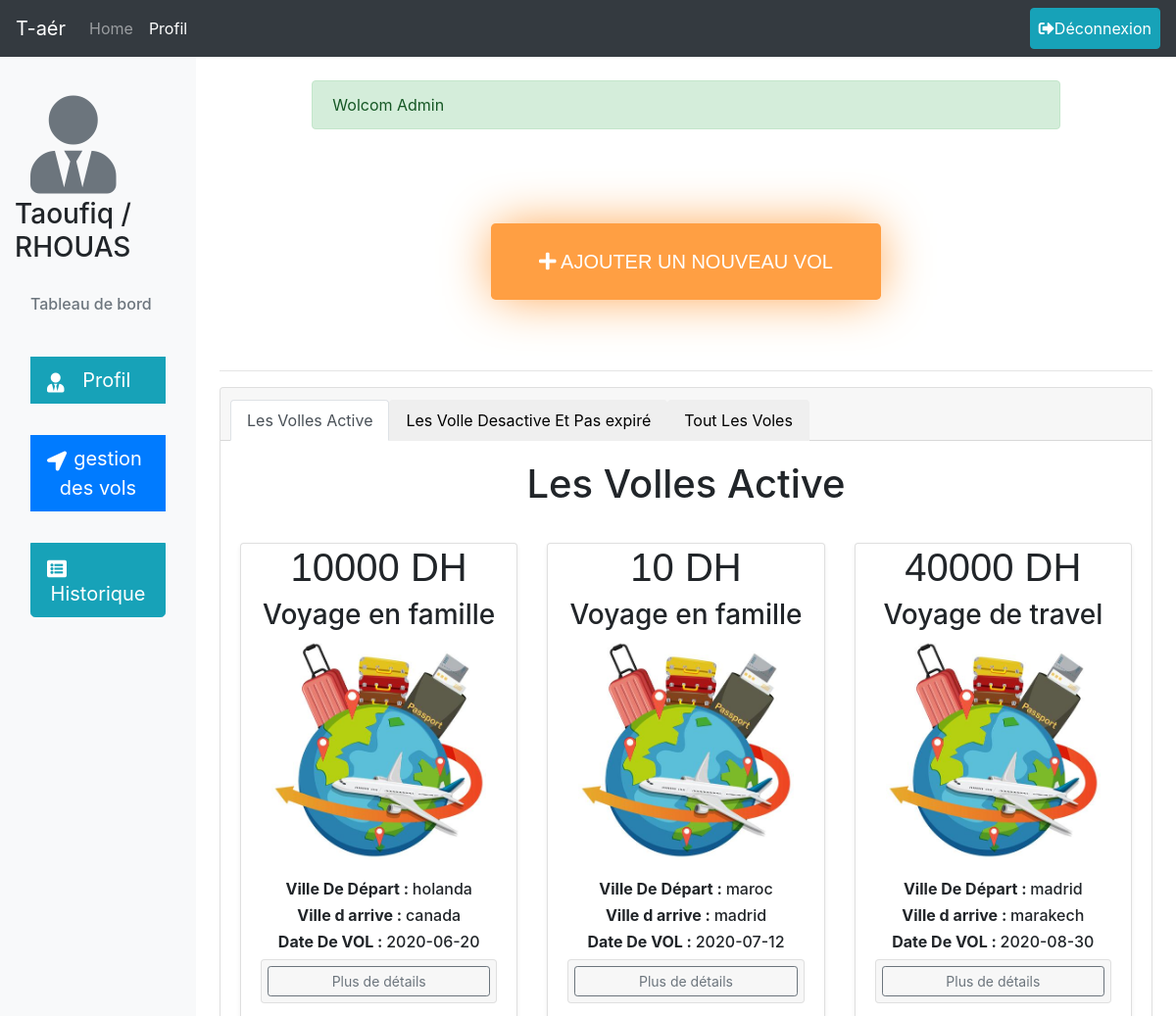
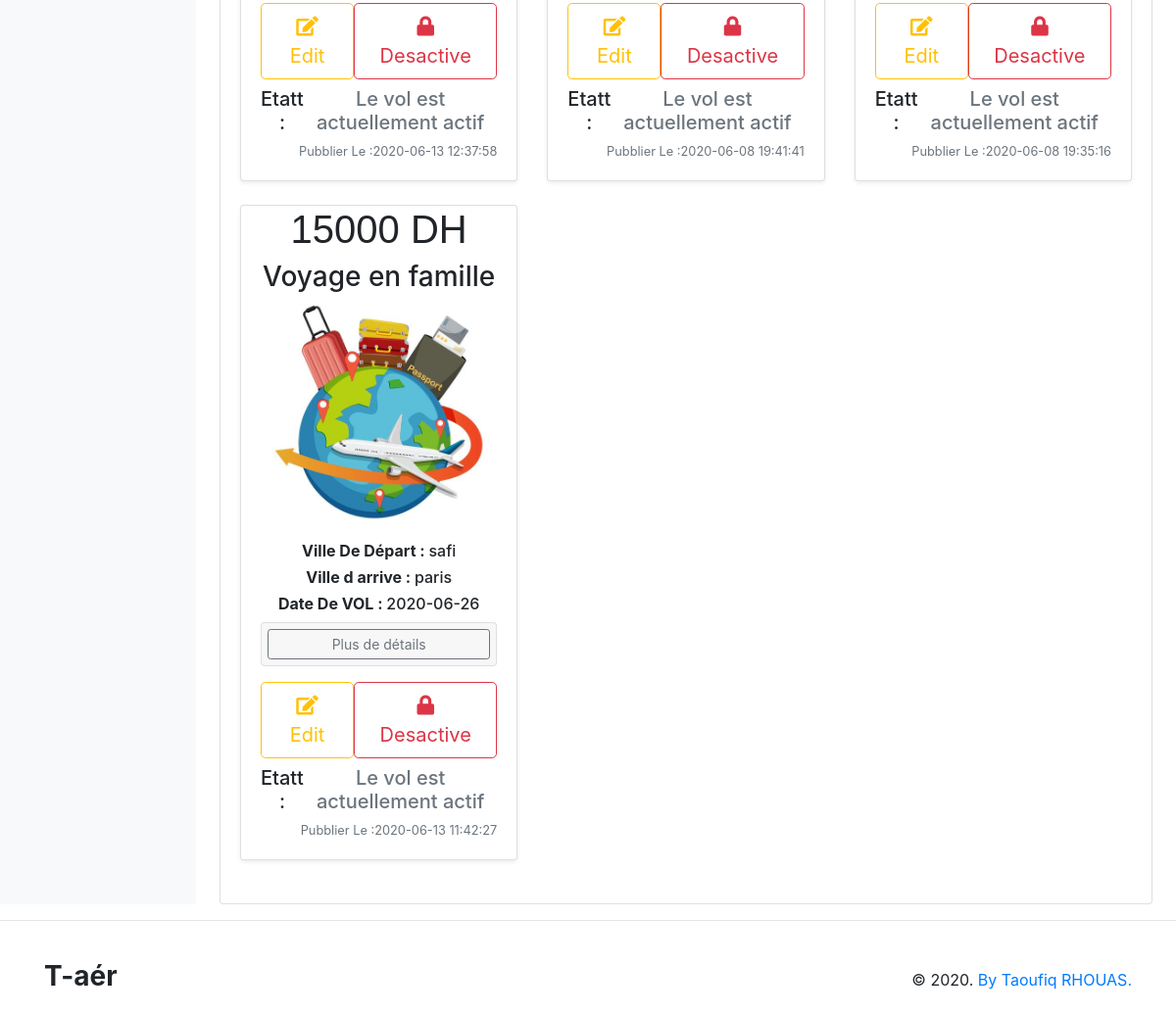
The app's page /views/gestion_vol.php (signed in) with its own data (2 pictures, top to bottom).
### tables this page shows
CREATE TABLE `vols` (
  `id_vol` int(11) NOT NULL,
  `nam` varchar(60) NOT NULL,
  `price` float NOT NULL,
  `image` text NOT NULL,
  `date_created` timestamp NOT NULL DEFAULT current_timestamp() ON UPDATE current_timestamp(),
  `pays_depart` varchar(60) NOT NULL,
  `pays_arrive` varchar(60) NOT NULL,
  `date_vol` date NOT NULL,
  `hour_vol` int(11) NOT NULL,
  `minute_vol` int(11) NOT NULL,
  `nb_place_initial` int(11) NOT NULL,
  `nb_place_rest` int(11) NOT NULL,
  `statu_vol` varchar(10) NOT NULL,
  `id_admin_created` int(11) NOT NULL
);

### models/Vol.php (called while the page is built, shortened)
<?php
	class Vol {
		static public function getAllActiveForAdmin(){
			$date1 = new DateTime;
            $dateMoins1 = new DateTime('-1 day');
			$dateMoins1 = $dateMoins1->format('Y-m-d') ;
			$id = $_SESSION['idUser'];
            $stmt = DB::connect()->prepare("SELECT * FROM `vols` WHERE `id_admin_created` = {$id} AND `date_vol` > '{$dateMoins1}' AND `statu_vol` = 'active' AND nb_place_rest > 0  ORDER BY `vols`.`id_vol` DESC");
			$stmt ->execute();
			return $stmt->fetchAll();
		}
	}
?>

### database/DB.php (called while the page is built)
<?php
	class DB{
		static public function connect(){
			$db = new PDO("mysql:host=localhost;dbname=db_app_vol_aeriens","root","");
			$db ->exec("set names utf8");
			$db ->setAttribute(PDO::ATTR_ERRMODE,PDO::ERRMODE_WARNING);
			return $db;
		}
	}
?>

### controllers/VolsController.php (called while the page is built, shortened)
<?php
include_once('../database/DB.php');
include_once('../models/Vol.php');
	class VolsController{
		public function getAllVolsActiveForAdmin(){
			$volsActive = Vol::getAllActiveForAdmin();
			return $volsActive;
		}
	}
?>

### views/gestion_vol.php (the view, shortened to what this page needs)
<?php
	include_once('../database/DB.php');
	include_once('../views/includes/header.php');
    include_once('../controllers/VolsController.php');
    $data = new VolsController();
    $volsActive = $data->getAllVolsActiveForAdmin();
?>
<link rel="stylesheet" href="../public/css/style_for_all.css">
    <link rel="stylesheet" href="../public/css/style_for_all.css">
  </head>
  <body>
  <nav class="navbar navbar-expand-lg navbar-dark bg-dark nav_header">
        <a class="navbar-brand" href="index.php">T-aér</a>
        <div class="collapse navbar-collapse" id="navbarSupportedContent">
            <ul class="navbar-nav mr-auto">
                <li class="nav-item ">
                    <a class="nav-link" href="admin.php">Home <span class="sr-only">(current)</span></a>
                </li>
                <li class="nav-item active">
                    <a class="nav-link" href="profil_admin.php">Profil</a>
                </li>
            </ul>
            <div class="form-inline my-2 my-lg-0">
                <a href="<?php echo "../controllers/LogOut.php" ?>" class="btn btn-info p-2"><i class="fas fa-sign-out-alt"></i>Déconnexion</a>
            </div>
        </div>
    </nav>
<div class="container-fluid">
  <div class="row">
    <nav id="sidebarMenu" class="col-md-3 col-lg-2 d-md-block bg-light sidebar collapse">
      <div class="sidebar-sticky pt-3">
        <ul class="nav flex-column">
            <h6 class="sidebar-heading d-flex justify-content-between align-items-center px-3 mt-4 mb-1 text-muted">
                <center><i class="fas fa-user-tie" style="font-size: 100px;"></i></center></h6>
                <h3>Taoufiq / RHOUAS</h3>
            </ul>
            <h6 class="sidebar-heading d-flex justify-content-between align-items-center px-3 mt-4 mb-1 text-muted">
                <span>Tableau de bord</span>
            </h6>
            <div class="">
                <div class="btn-group-vertical btn-lg btn-block">
                    <a href="profil_admin.php" class="btn btn-info btn-lg btn-block"><i class="fas fa-user-tie mt-2 float-left"></i>Profil</a>
                    <a href="gestion_vol.php" class="btn btn-primary btn-lg btn-block"><i class="fas fa-location-arrow mt-2 float-left"></i>gestion des vols</a>
                    <a href="historique.php" class="btn btn-info btn-lg btn-block"><i class="fas fa-list-alt float-left mt-2"></i>Historique</a>
                </div>
            </div>
      </div>
    </nav>
    <main role="main" class="col-md-9 ml-sm-auto col-lg-10 px-md-4">
	<div class="container">
		<div class="row my-4">
			<div class="col-md-10 mx-auto">
				<?php include('../views/includes/alerts.php');?>
			</div>
		</div>
	</div>
    <div>
        <div class="my-2 p-2 p-5">
            <div class="col-md-6 mx-auto">
                <center><a href="add_vol.php" class="btn btn-primary my-2 p-4 button_add_vol btn-lg btn-block"><i class="fas fa-plus"></i> AJOUTER UN NOUVEAU VOL</a></center>
            </div>
        </div>
    </div>
    <hr>
    <div class="">
        <div class="card text-center">
            <div class="card-header">
                <ul class="nav nav-tabs card-header-tabs ">
                    <li class="nav-item">
                        <button class="nav-link active" id="testing1" onclick="hideOrshowContent('1')">Les Volles Active</button>
                    </li>
                    <li class="nav-item">
                        <button class="nav-link" id="testing2" onclick="hideOrshowContent('2')">Les Volle Desactive Et Pas expiré</button>
                    </li>
                    <li class="nav-item">
                        <button class="nav-link" id="testing3" onclick="hideOrshowContent('3')">Tout Les Voles</a>
                    </li>
                </ul>
            </div>
            <div class="card-body" id="card_1">
                <h1 class="card-title  pb-4">Les Volles Active</h1>
                <div class="row" id="r1">
                    <?php
                        $colapsContur = 1;
                        foreach ($volsActive as $row):
                            echo '
                            <div class="col-md-4">
                                <div class="card mb-4 shadow-sm">
                                    <div  class="bd-placeholder-img card-img-top"  width="100%" height="225">
                                        <center>
                                            <strong><h1 class="fnt_fmly_cursive">'. $row["price"] .' DH </h1></strong>
                                            <h3>' . $row["nam"] . '</h3>
                                            <img src="../public/images/'.$row["image"].'" width="auto" height="225" alt="Img De Voll">
                                        </center>
                                    </div>
                                    <div class="card-body">
                                        <h6><strong>Ville De Départ : </strong>' . $row["pays_depart"] .'</h6>
                                        <h6><strong>Ville d arrive : </strong>' . $row["pays_arrive"] .'</h6>
                                        <h6><strong>Date De VOL : </strong>' . $row["date_vol"] .'</h6>
                                        <div class="accordion mb-3 mt-2" id="accordionExample">
                                            <div class="card">
                                                <div class="card-header" id="headingOne"  style="padding: 6px;">
                                                    <button type="button" class="btn btn-sm btn-outline-secondary btn-block" data-toggle="collapse" data-target="#collapse'.$colapsContur.'" aria-expanded="false" aria-controls="collapseOne">Plus de détails</button>
                                                </div>
                                                <div id="collapse'.$colapsContur.'" class="collapse" aria-labelledby="headingOne" data-parent="#accordionExample">
                                                    <h6><strong>Hour : </strong>' . $row["hour_vol"] .'h,' . $row["minute_vol"] .'min</h6>
                                                    <h6><strong>Nombre De Plasse : </strong>' . $row["nb_place_initial"] .'</h6>
                                                    <h6><strong>Nombre De Reste : </strong>' . $row["nb_place_rest"] .'</h6>
                                                    <h6><strong>Price : </strong>' . $row["price"] .'</h6>
                                                    <h6><strong>ID Voll : </strong>' . $row["id_vol"] .'</h6>
                                                    <h6><strong>ID ADMIN CREER : </strong>' . $row["id_admin_created"] .'</h6>
                                                        <input type="hidden" name="id" value='.$row["id_vol"].'>
                                                </div>
                                            </div>
                                        </div>
                                        <div class="d-flex justify-content-between align-items-center">
                                            <div class="btn-group">
                                                <form method="POST" action="update_Voll.php" >
                                                    <input type="hidden" name="id" value='. $row['id_vol'].'>
                                                    <button class="btn btn-lg btn-outline-warning  mb-2" ><i class="fa fa-edit" ></i> Edit</button>
                                                </form>
                                            </div>
                                            <form method="POST" action="annuler_Voll.php" >
                                                <input type="hidden" name="id_vol" value='. $row['id_vol'].'>
                                                <button class="btn btn-lg btn-outline-danger mb-2" ><i class="fa fa-lock" ></i> Desactive</button>
                                            </form>
                                        </div>
                                        <div class="d-flex justify-content-between align-items-center">
                                            <div class="btn-group">
                                                <h5>Etatt : </h5>
                                            </div>
                                            <h5 class="text-muted">Le vol est actuellement actif </h5>
                                        </div>
                                        <div class="d-flex justify-content-between align-items-center">
                                            <small class="text-muted">Pubblier Le :'. $row["date_created"] .'</small>
                                        </div>
                                    </div>
                                </div>
                            </div>';
                            $colapsContur ++;
                        endforeach
                    ?>
                </div>
            </div>
        </div>
    </div>
    </main>
  </div>
</div>
<?php
	include_once('../views/includes/footer.php');
?>

### public/css/style_for_all.css (style rules this page uses)
.fnt_fmly_cursive { font-family : cursive, sans-serif }
.nav_header { position: sticky;top: 0;z-index: 1071; }
.button_add_vol { font-family: cursive, sans-serif; background-color: #ff9f43; border: none; -webkit-box-shadow: 0px 0px 51px -4px rgba(255,159,67,1); -moz-box-shadow: 0px 0px 51px -4px rgba(255,159,67,1); box-shadow: 0px 0px 51px -4px rgba(255,159,67,1); }

### views/gestion_vol.php (style rules this page uses)
.bd-placeholder-img { font-size: 1.125rem; text-anchor: middle; -webkit-user-select: none; -moz-user-select: none; -ms-user-select: none; user-select: none; }
.button_add_vol { font-family: cursive, sans-serif; background-color: #ff9f43; border: none; -webkit-box-shadow: 0px 0px 51px -4px rgba(255,159,67,1); -moz-box-shadow: 0px 0px 51px -4px rgba(255,159,67,1); box-shadow: 0px 0px 51px -4px rgba(255,159,67,1); }
#card_1 { display:block; }

### records on screen
vols: price "10000", nam "Voyage en famille", image (picture), pays_depart "holanda", pays_arrive "canada", date_vol "2020-06-20", date_created "2020-06-13 12:37:58"
vols: price "10", nam "Voyage en famille", image (picture), pays_depart "maroc", pays_arrive "madrid", date_vol "2020-07-12", date_created "2020-06-08 19:41:41"
vols: price "40000", nam "Voyage de travel", image (picture), pays_depart "madrid", pays_arrive "marakech", date_vol "2020-08-30", date_created "2020-06-08 19:35:16"
vols: price "15000", nam "Voyage en famille", image (picture), pays_depart "safi", pays_arrive "paris", date_vol "2020-06-26", date_created "2020-06-13 11:42:27"

### other values on screen
$_COOKIE['success'] "Wolcom Admin"
